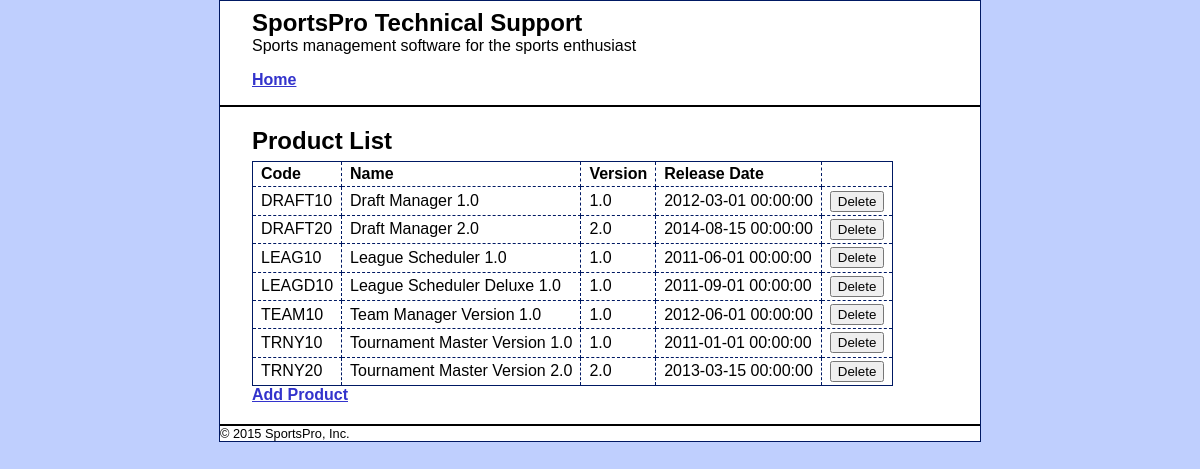
Page /tech_support/product_manager/index.php on the committed database.
### tables this page shows
CREATE TABLE products (
    productCode varchar(10) NOT NULL,
    name varchar(50) NOT NULL,
    version decimal(18, 1) NOT NULL,
    releaseDate datetime NOT NULL,
    PRIMARY KEY (productCode)
);

### tech_support/model/product_db.php (called while the page is built, shortened)
<?php
function get_products(){
	global $db;
	$query = 'SELECT * FROM products';
	$statement = $db->prepare($query);
    $statement->execute();
    $products = $statement->fetchAll();
    return $products;
}
?>

### tech_support/product_manager/list_products.php (the view, shortened to what this page needs)
<?php include '../view/header.php'; ?>
<main>
    <h1>Product List</h1>
	<head>
    <link rel ="stylesheet" href="../main.css">
	</head>
    <table>
        <tr>
            <th>Code</th>
            <th>Name</th>
            <th>Version</th>
            <th>Release Date</th>
            <th>&nbsp;</th>
        </tr>
        <?php foreach ($products as $product) : ?>
        <tr>
            <td><?php echo htmlspecialchars($product['productCode']); ?></td>
            <td><?php echo htmlspecialchars($product['name']); ?></td>
            <td><?php echo htmlspecialchars($product['version']); ?></td>
            <td><?php echo htmlspecialchars($product['releaseDate']); ?></td>
            <td><form action="." method="post">
                <input type="submit" value="Delete">
            </form></td>
        </tr>
        <?php endforeach; ?>
    </table>
    <p><a href="?action=show_add_form">Add Product</a></p>
    </main>
<?php include '../view/footer.php'; ?>

### tech_support/product_manager/index.php (shortened to what this page needs)
<?php
require('../model/database.php');
require('../model/product_db.php');
$action = filter_input(INPUT_POST, 'action');
if ($action === NULL) {
  $action = filter_input(INPUT_GET, 'action');
  if ($action === NULL) {
      $action = 'list_products';
    }
}
if ($action == 'list_products') {
	$products = get_products();
	include('list_products.php');
} else if ($action == 'delete product'){
	$productCode = $_POST['productCode'];
}
?>

### tech_support/view/header.php (shortened to what this page needs)
<!DOCTYPE html>
<html>
<head>
    <link rel="stylesheet" type="text/css"
          href="/project_start-3bward/tech_support/main.css">
</head>
<body>
<header>
    <h1>SportsPro Technical Support</h1>
    <p>Sports management software for the sports enthusiast</p>
    <nav>
        <ul>
            <li><a href="/project_start-3bward/tech_support/">Home</a></li>
        </ul>
    </nav>
</header>

### tech_support/view/footer.php
<footer>
    <p class="copyright">
        &copy; <?php echo date("Y"); ?> SportsPro, Inc.
    </p>
</footer>
</body>
</html>

### tech_support/main.css (style rules this page uses)
html { background-color: #BFCFFE; }
body { margin-top: 0; font-family: Arial, Helvetica, sans-serif; width: 760px; margin: 0 auto; background-color: white; border: 1px solid #001963; }
header { margin: 0; border-bottom: 2px solid black; padding: .5em 2em; }
header h1 { color: black; margin: 0; padding: 0; }
header p { margin: 0; padding: .25em 0 0 0; }
header ul { margin: 0; padding: 1em 0 0 0; }
main { margin: 0; padding: .5em 2em .25em; }
footer { clear: both; margin-top: 1em; padding-right: 1em; border-top: 2px solid black; }
footer p { text-align: right; font-size: 80%; margin: 1em 0; }
h1 { font-size: 150%; margin: 0; padding: .5em 0 .25em; }
h1, h2 { color: black; }
p { margin: .5em 0 .5em 0; padding: 0; }
ul { margin: 0; padding: 0; }
li { margin: 0; padding: 0; }
nav ul { list-style-type: none; margin-left: 0; padding-left: 0; }
nav ul li { padding-bottom: 0.5em; }
a { color: #3333CC; font-weight: bold; }
table { border: 1px solid #001963; border-collapse: collapse; }
td, th { border: 1px dashed #001963; padding: .2em .5em .2em .5em; text-align: left; }
form { margin: 0; }
form { display: table; border-spacing: 10px; }
p { display: table-row; }
input { display: table-cell; }

### rows in the picture
products: productCode "DRAFT10", name "Draft Manager 1.0", version "1.0", releaseDate "2012-03-01 00:00:00"
products: productCode "DRAFT20", name "Draft Manager 2.0", version "2.0", releaseDate "2014-08-15 00:00:00"
products: productCode "LEAG10", name "League Scheduler 1.0", version "1.0", releaseDate "2011-06-01 00:00:00"
products: productCode "LEAGD10", name "League Scheduler Deluxe 1.0", version "1.0", releaseDate "2011-09-01 00:00:00"
products: productCode "TEAM10", name "Team Manager Version 1.0", version "1.0", releaseDate "2012-06-01 00:00:00"
products: productCode "TRNY10", name "Tournament Master Version 1.0", version "1.0", releaseDate "2011-01-01 00:00:00"
products: productCode "TRNY20", name "Tournament Master Version 2.0", version "2.0", releaseDate "2013-03-15 00:00:00"
